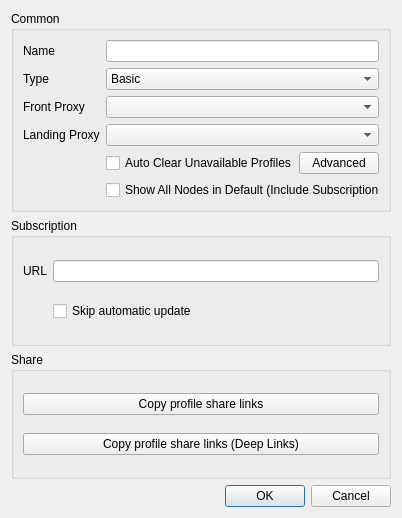
<?xml version="1.0" encoding="UTF-8"?>
<ui version="4.0">
 <class>DialogEditGroup</class>
 <widget class="QDialog" name="DialogEditGroup">
  <property name="geometry">
   <rect>
    <x>0</x>
    <y>0</y>
    <width>402</width>
    <height>518</height>
   </rect>
  </property>
  <property name="minimumSize">
   <size>
    <width>400</width>
    <height>300</height>
   </size>
  </property>
  <property name="windowTitle">
   <string>Edit Group</string>
  </property>
  <layout class="QVBoxLayout" name="verticalLayout">
   <item>
    <widget class="QGroupBox" name="cat_common">
     <property name="sizePolicy">
      <sizepolicy hsizetype="Preferred" vsizetype="Maximum">
       <horstretch>0</horstretch>
       <verstretch>0</verstretch>
      </sizepolicy>
     </property>
     <property name="title">
      <string>Common</string>
     </property>
     <layout class="QGridLayout" name="main">
      <item row="3" column="1">
       <widget class="QComboBox" name="landing_proxy"/>
      </item>
      <item row="1" column="1">
       <widget class="QComboBox" name="type">
        <item>
         <property name="text">
          <string>Basic</string>
         </property>
        </item>
        <item>
         <property name="text">
          <string>Subscription</string>
         </property>
        </item>
       </widget>
      </item>
      <item row="0" column="0">
       <widget class="QLabel" name="label">
        <property name="text">
         <string>Name</string>
        </property>
       </widget>
      </item>
      <item row="3" column="0">
       <widget class="QLabel" name="landing_proxy_l">
        <property name="text">
         <string>Landing Proxy</string>
        </property>
       </widget>
      </item>
      <item row="2" column="1">
       <layout class="QHBoxLayout" name="horizontalLayout">
        <item>
         <widget class="QComboBox" name="front_proxy"/>
        </item>
       </layout>
      </item>
      <item row="1" column="0">
       <widget class="QLabel" name="label_2">
        <property name="text">
         <string>Type</string>
        </property>
       </widget>
      </item>
      <item row="2" column="0">
       <widget class="QLabel" name="front_proxy_l">
        <property name="text">
         <string>Front Proxy</string>
        </property>
       </widget>
      </item>
      <item row="0" column="1">
       <widget class="QLineEdit" name="name"/>
      </item>
      <item row="4" column="1">
       <layout class="QHBoxLayout" name="common_options_layout">
        <item>
         <widget class="QCheckBox" name="auto_clear_unavailable">
          <property name="text">
           <string>Auto Clear Unavailable Profiles</string>
          </property>
         </widget>
        </item>
        <item>
         <spacer name="common_options_spacer">
          <property name="orientation">
           <enum>Qt::Orientation::Horizontal</enum>
          </property>
          <property name="sizeHint" stdset="0">
           <size>
            <width>0</width>
            <height>0</height>
           </size>
          </property>
         </spacer>
        </item>
        <item>
         <widget class="QPushButton" name="advanced">
          <property name="text">
           <string>Advanced</string>
          </property>
         </widget>
        </item>
       </layout>
      </item>
      <item row="5" column="1">
       <widget class="QCheckBox" name="show_all_nodes">
        <property name="text">
         <string>Show All Nodes in Default (Include Subscriptions)</string>
        </property>
       </widget>
      </item>
     </layout>
     <zorder>label</zorder>
     <zorder>front_proxy_l</zorder>
     <zorder>type</zorder>
     <zorder>label_2</zorder>
     <zorder>landing_proxy</zorder>
     <zorder>landing_proxy_l</zorder>
     <zorder>name</zorder>
     <zorder>auto_clear_unavailable</zorder>
     <zorder>show_all_nodes</zorder>
    </widget>
   </item>
   <item>
    <widget class="QGroupBox" name="cat_sub">
     <property name="title">
      <string>Subscription</string>
     </property>
     <layout class="QGridLayout" name="_2">
      <item row="0" column="0">
       <widget class="QLabel" name="label_4">
        <property name="text">
         <string>URL</string>
        </property>
       </widget>
      </item>
      <item row="0" column="1">
       <widget class="MyLineEdit" name="url"/>
      </item>
      <item row="1" column="1">
       <widget class="QCheckBox" name="skip_auto_update">
        <property name="text">
         <string>Skip automatic update</string>
        </property>
       </widget>
      </item>
     </layout>
    </widget>
   </item>
   <item>
    <widget class="QGroupBox" name="cat_share">
     <property name="title">
      <string>Share</string>
     </property>
     <layout class="QVBoxLayout" name="verticalLayout_2">
      <item>
       <widget class="QPushButton" name="copy_links">
        <property name="text">
         <string>Copy profile share links</string>
        </property>
       </widget>
      </item>
      <item>
       <widget class="QPushButton" name="copy_links_nkr">
        <property name="text">
         <string>Copy profile share links (Deep Links)</string>
        </property>
       </widget>
      </item>
     </layout>
    </widget>
   </item>
   <item>
    <widget class="QDialogButtonBox" name="buttonBox">
     <property name="standardButtons">
      <set>QDialogButtonBox::StandardButton::Cancel|QDialogButtonBox::StandardButton::Ok</set>
     </property>
    </widget>
   </item>
  </layout>
 </widget>
 <customwidgets>
  <customwidget>
   <class>MyLineEdit</class>
   <extends>QLineEdit</extends>
   <header>include/ui/utils/MyLineEdit.h</header>
  </customwidget>
 </customwidgets>
 <tabstops>
  <tabstop>name</tabstop>
  <tabstop>type</tabstop>
  <tabstop>auto_clear_unavailable</tabstop>
  <tabstop>advanced</tabstop>
  <tabstop>url</tabstop>
  <tabstop>skip_auto_update</tabstop>
  <tabstop>copy_links</tabstop>
  <tabstop>copy_links_nkr</tabstop>
 </tabstops>
 <resources/>
 <connections>
  <connection>
   <sender>buttonBox</sender>
   <signal>rejected()</signal>
   <receiver>DialogEditGroup</receiver>
   <slot>reject()</slot>
   <hints>
    <hint type="sourcelabel">
     <x>199</x>
     <y>275</y>
    </hint>
    <hint type="destinationlabel">
     <x>199</x>
     <y>149</y>
    </hint>
   </hints>
  </connection>
  <connection>
   <sender>buttonBox</sender>
   <signal>accepted()</signal>
   <receiver>DialogEditGroup</receiver>
   <slot>accept()</slot>
   <hints>
    <hint type="sourcelabel">
     <x>199</x>
     <y>291</y>
    </hint>
    <hint type="destinationlabel">
     <x>199</x>
     <y>157</y>
    </hint>
   </hints>
  </connection>
 </connections>
</ui>
